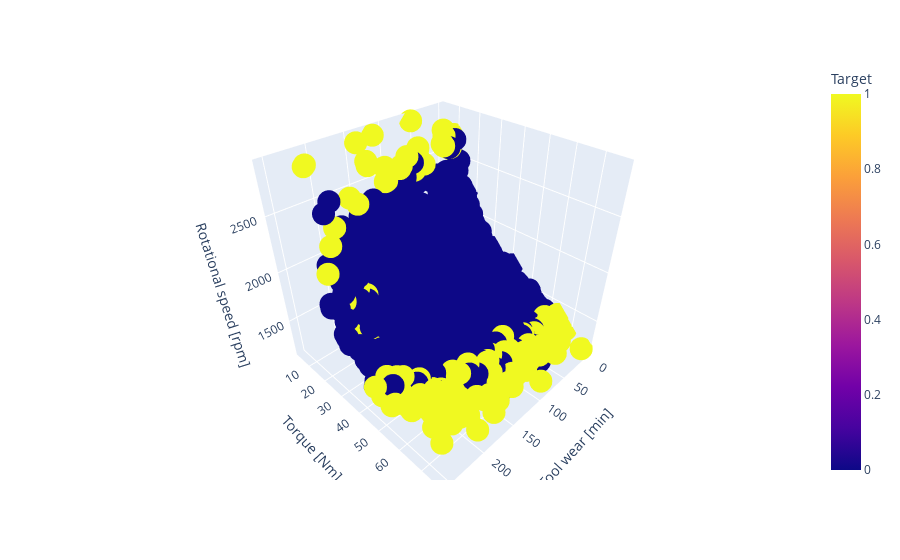

Notebook cell for this chart:
### Code cell
import plotly.express as px

fig = px.scatter_3d(data, x='Tool wear [min]', y='Torque [Nm]', z='Rotational speed [rpm]',
              color='Target')
fig.show()

### Figure 1 — Plotly figure (JSON) as saved in the notebook; plotly's stock layout.template omitted (floating-point values rounded to 4 significant figures; data arrays with more than 128 entries replaced by an {"elided": "..."} marker saying what was removed)
{"data": [{"hovertemplate": "Tool wear [min]=%{x}<br>Torque [Nm]=%{y}<br>Rotational speed [rpm]=%{z}<br>Target=%{marker.color}<extra></extra>", "legendgroup": "", "marker": {"color": {"elided": "10000 int values"}, "coloraxis": "coloraxis", "symbol": "circle"}, "mode": "markers", "name": "", "scene": "scene", "showlegend": false, "x": {"elided": "10000 int values"}, "y": {"elided": "10000 float values"}, "z": {"elided": "10000 int values"}, "type": "scatter3d"}], "layout": {"scene": {"domain": {"x": [0.0, 1.0], "y": [0.0, 1.0]}, "xaxis": {"title": {"text": "Tool wear [min]"}}, "yaxis": {"title": {"text": "Torque [Nm]"}}, "zaxis": {"title": {"text": "Rotational speed [rpm]"}}}, "coloraxis": {"colorbar": {"title": {"text": "Target"}}, "colorscale": [[0.0, "#0d0887"], [0.1111, "#46039f"], [0.2222, "#7201a8"], [0.3333, "#9c179e"], [0.4444, "#bd3786"], [0.5556, "#d8576b"], [0.6667, "#ed7953"], [0.7778, "#fb9f3a"], [0.8889, "#fdca26"], [1.0, "#f0f921"]]}, "legend": {"tracegroupgap": 0}, "margin": {"t": 60}}}
